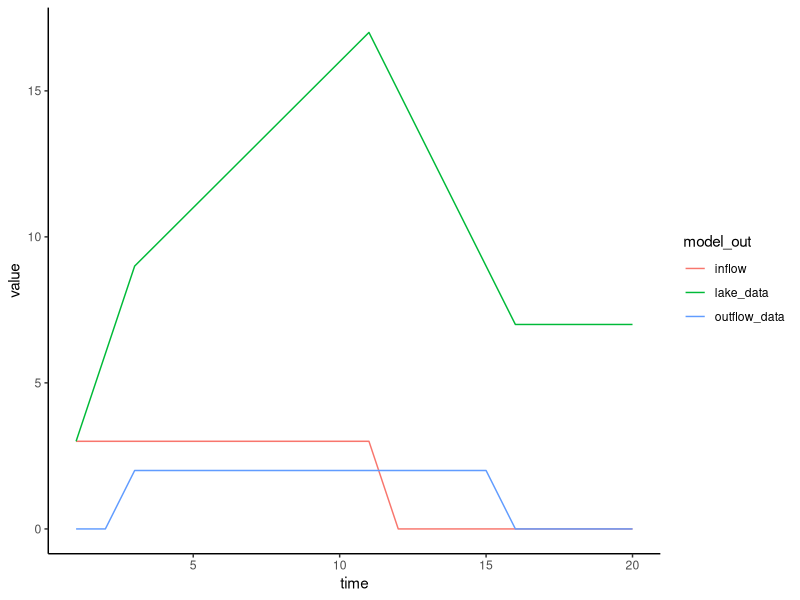

Write R code to recreate this figure.
#system modeling
#stocks, flows

library(tidyverse)
theme_set(theme_classic())

lake_size <- 10
lake_initial <- 0
inflow <- 2
inflow <- c(3,3,3,3,3,3,3,3,3,3,3,0,0,0,0,0,0,0,0,0)
outflow <- 2
outflow_vol <- 8
timesteps <- 20

lake_data <- 0
outflow_data <- 0

if(length(inflow == 1))
  inflow <- rep(inflow, timesteps)

for(i in 1:timesteps){
  if(i == 1) lake <- lake_initial
  
  lake <- lake + inflow[i]
  lake_data[i] <- lake
  
  if(lake > outflow_vol){
    lake <- lake - outflow
    outflow_data[i] <- outflow
  }else{
    outflow_data[i] <- 0
  }
  
}

time <- seq(1:timesteps)
data <- as_tibble(cbind(time, inflow, outflow_data, lake_data))
data_long <- pivot_longer(data, -time, names_to = "model_out")

ggplot(data = data_long, aes(x = time, y = value, color = model_out))+
  geom_line()
